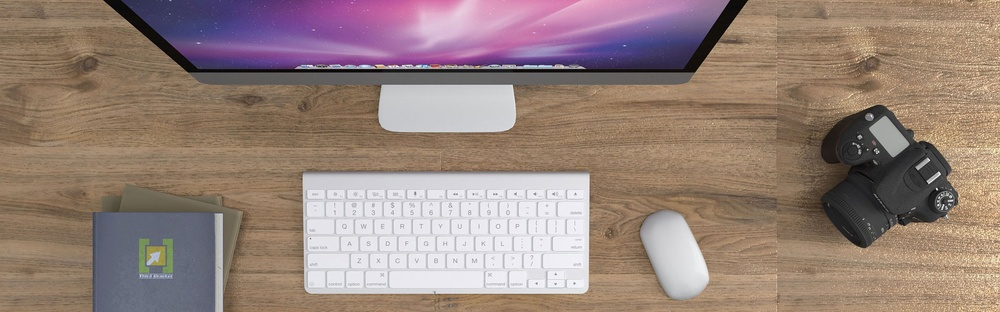
#> input picture 02-template/website/OnePage/images/slide1.jpg, 1000 x 312 px, shrunk from 1920 x 600 before the run
$ python -i morphology.py   (imports and definitions only)   (older library calls are emulated)
#> lines starting #> are read from the running program, lines starting #| are printed output that depends on the picture; after the words box and inside, x2 and y2 are one past the last pixel; in counts of white or black regions, pixels touching at a corner belong together
# Copyright (C) 2003-2005 Peter J. Verveer
#
# Redistribution and use in source and binary forms, with or without
# modification, are permitted provided that the following conditions
# are met:
#
# 1. Redistributions of source code must retain the above copyright
#    notice, this list of conditions and the following disclaimer.
#
# 2. Redistributions in binary form must reproduce the above
#    copyright notice, this list of conditions and the following
#    disclaimer in the documentation and/or other 00-courses provided
#    with the distribution.
#
# 3. The name of the author may not be used to endorse or promote
#    products derived from this software without specific prior
#    written permission.
#
# THIS SOFTWARE IS PROVIDED BY THE AUTHOR ``AS IS'' AND ANY EXPRESS
# OR IMPLIED WARRANTIES, INCLUDING, BUT NOT LIMITED TO, THE IMPLIED
# WARRANTIES OF MERCHANTABILITY AND FITNESS FOR A PARTICULAR PURPOSE
# ARE DISCLAIMED. IN NO EVENT SHALL THE AUTHOR BE LIABLE FOR ANY
# DIRECT, INDIRECT, INCIDENTAL, SPECIAL, EXEMPLARY, OR CONSEQUENTIAL
# DAMAGES (INCLUDING, BUT NOT LIMITED TO, PROCUREMENT OF SUBSTITUTE
# GOODS OR SERVICES; LOSS OF USE, DATA, OR PROFITS; OR BUSINESS
# INTERRUPTION) HOWEVER CAUSED AND ON ANY THEORY OF LIABILITY,
# WHETHER IN CONTRACT, STRICT LIABILITY, OR TORT (INCLUDING
# NEGLIGENCE OR OTHERWISE) ARISING IN ANY WAY OUT OF THE USE OF THIS
# SOFTWARE, EVEN IF ADVISED OF THE POSSIBILITY OF SUCH DAMAGE.

from __future__ import division, print_function, absolute_import

import numpy

from . import _nd_image
from . import _ni_support
from . import filters

__all__ = ['iterate_structure', 'generate_binary_structure', 'binary_erosion',
           'binary_dilation', 'binary_opening', 'binary_closing',
           'binary_hit_or_miss', 'binary_propagation', 'binary_fill_holes',
           'grey_erosion', 'grey_dilation', 'grey_opening', 'grey_closing',
           'morphological_gradient', 'morphological_laplace', 'white_tophat',
           'black_tophat', 'distance_transform_bf', 'distance_transform_cdt',
           'distance_transform_edt']


# [74 lines left out: functions _center_is_true, iterate_structure, not called in this run]


def generate_binary_structure(rank, connectivity):
    """
    Generate a binary structure for binary morphological operations.

    Parameters
    ----------
    rank : int
         Number of dimensions of the array to which the structuring element
         will be applied, as returned by `np.ndim`.
    connectivity : int
         `connectivity` determines which elements of the output array belong
         to the structure, i.e. are considered as neighbors of the central
         element. Elements up to a squared distance of `connectivity` from
         the center are considered neighbors. `connectivity` may range from 1
         (no diagonal elements are neighbors) to `rank` (all elements are
         neighbors).

    Returns
    -------
    output : ndarray of bools
         Structuring element which may be used for binary morphological
         operations, with `rank` dimensions and all dimensions equal to 3.

    See also
    --------
    iterate_structure, binary_dilation, binary_erosion

    Notes
    -----
    `generate_binary_structure` can only create structuring elements with
    dimensions equal to 3, i.e. minimal dimensions. For larger structuring
    elements, that are useful e.g. for eroding large objects, one may either
    use   `iterate_structure`, or create directly custom arrays with
    numpy functions such as `numpy.ones`.

    Examples
    --------
    >>> from scipy import ndimage
    >>> struct = ndimage.generate_binary_structure(2, 1)
    >>> struct
    array([[False,  True, False],
           [ True,  True,  True],
           [False,  True, False]], dtype=bool)
    >>> a = np.zeros((5,5))
    >>> a[2, 2] = 1
    >>> a
    array([[ 0.,  0.,  0.,  0.,  0.],
           [ 0.,  0.,  0.,  0.,  0.],
           [ 0.,  0.,  1.,  0.,  0.],
           [ 0.,  0.,  0.,  0.,  0.],
           [ 0.,  0.,  0.,  0.,  0.]])
    >>> b = ndimage.binary_dilation(a, structure=struct).astype(a.dtype)
    >>> b
    array([[ 0.,  0.,  0.,  0.,  0.],
           [ 0.,  0.,  1.,  0.,  0.],
           [ 0.,  1.,  1.,  1.,  0.],
           [ 0.,  0.,  1.,  0.,  0.],
           [ 0.,  0.,  0.,  0.,  0.]])
    >>> ndimage.binary_dilation(b, structure=struct).astype(a.dtype)
    array([[ 0.,  0.,  1.,  0.,  0.],
           [ 0.,  1.,  1.,  1.,  0.],
           [ 1.,  1.,  1.,  1.,  1.],
           [ 0.,  1.,  1.,  1.,  0.],
           [ 0.,  0.,  1.,  0.,  0.]])
    >>> struct = ndimage.generate_binary_structure(2, 2)
    >>> struct
    array([[ True,  True,  True],
           [ True,  True,  True],
           [ True,  True,  True]], dtype=bool)
    >>> struct = ndimage.generate_binary_structure(3, 1)
    >>> struct # no diagonal elements
    array([[[False, False, False],
            [False,  True, False],
            [False, False, False]],
           [[False,  True, False],
            [ True,  True,  True],
            [False,  True, False]],
           [[False, False, False],
            [False,  True, False],
            [False, False, False]]], dtype=bool)

    """
    if connectivity < 1:
        connectivity = 1
    if rank < 1:
        if connectivity < 1:
            return numpy.array(0, dtype=bool)
        else:
            return numpy.array(1, dtype=bool)
    output = numpy.fabs(numpy.indices([3] * rank) - 1)
    output = numpy.add.reduce(output, 0)
    return numpy.asarray(output <= connectivity, dtype=bool)


# [163 lines left out: functions _binary_erosion, binary_erosion, not called in this run]


def binary_dilation(input, structure=None, iterations=1, mask=None,
                    output=None, border_value=0, origin=0, brute_force=False):
    """
    Multi-dimensional binary dilation with the given structuring element.

    Parameters
    ----------
    input : array_like
        Binary array_like to be dilated. Non-zero (True) elements form
        the subset to be dilated.
    structure : array_like, optional
        Structuring element used for the dilation. Non-zero elements are
        considered True. If no structuring element is provided an element
        is generated with a square connectivity equal to one.
    iterations : {int, float}, optional
        The dilation is repeated `iterations` times (one, by default).
        If iterations is less than 1, the dilation is repeated until the
        result does not change anymore.
    mask : array_like, optional
        If a mask is given, only those elements with a True value at
        the corresponding mask element are modified at each iteration.
    output : ndarray, optional
        Array of the same shape as input, into which the output is placed.
        By default, a new array is created.
    origin : int or tuple of ints, optional
        Placement of the filter, by default 0.
    border_value : int (cast to 0 or 1), optional
        Value at the border in the output array.

    Returns
    -------
    binary_dilation : ndarray of bools
        Dilation of the input by the structuring element.

    See also
    --------
    grey_dilation, binary_erosion, binary_closing, binary_opening,
    generate_binary_structure

    Notes
    -----
    Dilation [1]_ is a mathematical morphology operation [2]_ that uses a
    structuring element for expanding the shapes in an image. The binary
    dilation of an image by a structuring element is the locus of the points
    covered by the structuring element, when its center lies within the
    non-zero points of the image.

    References
    ----------
    .. [1] http://en.wikipedia.org/wiki/Dilation_%28morphology%29
    .. [2] http://en.wikipedia.org/wiki/Mathematical_morphology

    Examples
    --------
    >>> from scipy import ndimage
    >>> a = np.zeros((5, 5))
    >>> a[2, 2] = 1
    >>> a
    array([[ 0.,  0.,  0.,  0.,  0.],
           [ 0.,  0.,  0.,  0.,  0.],
           [ 0.,  0.,  1.,  0.,  0.],
           [ 0.,  0.,  0.,  0.,  0.],
           [ 0.,  0.,  0.,  0.,  0.]])
    >>> ndimage.binary_dilation(a)
    array([[False, False, False, False, False],
           [False, False,  True, False, False],
           [False,  True,  True,  True, False],
           [False, False,  True, False, False],
           [False, False, False, False, False]], dtype=bool)
    >>> ndimage.binary_dilation(a).astype(a.dtype)
    array([[ 0.,  0.,  0.,  0.,  0.],
           [ 0.,  0.,  1.,  0.,  0.],
           [ 0.,  1.,  1.,  1.,  0.],
           [ 0.,  0.,  1.,  0.,  0.],
           [ 0.,  0.,  0.,  0.,  0.]])
    >>> # 3x3 structuring element with connectivity 1, used by default
    >>> struct1 = ndimage.generate_binary_structure(2, 1)
    >>> struct1
    array([[False,  True, False],
           [ True,  True,  True],
           [False,  True, False]], dtype=bool)
    >>> # 3x3 structuring element with connectivity 2
    >>> struct2 = ndimage.generate_binary_structure(2, 2)
    >>> struct2
    array([[ True,  True,  True],
           [ True,  True,  True],
           [ True,  True,  True]], dtype=bool)
    >>> ndimage.binary_dilation(a, structure=struct1).astype(a.dtype)
    array([[ 0.,  0.,  0.,  0.,  0.],
           [ 0.,  0.,  1.,  0.,  0.],
           [ 0.,  1.,  1.,  1.,  0.],
           [ 0.,  0.,  1.,  0.,  0.],
           [ 0.,  0.,  0.,  0.,  0.]])
    >>> ndimage.binary_dilation(a, structure=struct2).astype(a.dtype)
    array([[ 0.,  0.,  0.,  0.,  0.],
           [ 0.,  1.,  1.,  1.,  0.],
           [ 0.,  1.,  1.,  1.,  0.],
           [ 0.,  1.,  1.,  1.,  0.],
           [ 0.,  0.,  0.,  0.,  0.]])
    >>> ndimage.binary_dilation(a, structure=struct1,\\
    ... iterations=2).astype(a.dtype)
    array([[ 0.,  0.,  1.,  0.,  0.],
           [ 0.,  1.,  1.,  1.,  0.],
           [ 1.,  1.,  1.,  1.,  1.],
           [ 0.,  1.,  1.,  1.,  0.],
           [ 0.,  0.,  1.,  0.,  0.]])

    """
    input = numpy.asarray(input)
    if structure is None:
        structure = generate_binary_structure(input.ndim, 1)
    origin = _ni_support._normalize_sequence(origin, input.ndim)
    structure = numpy.asarray(structure)
    structure = structure[tuple([slice(None, None, -1)] *
                                structure.ndim)]
    for ii in range(len(origin)):
        origin[ii] = -origin[ii]
        if not structure.shape[ii] & 1:
            origin[ii] -= 1

    return _binary_erosion(input, structure, iterations, mask,
                           output, border_value, origin, 1, brute_force)


# [471 lines left out: functions binary_opening, binary_closing, binary_hit_or_miss, binary_propagation, not called in this run]


def binary_fill_holes(input, structure=None, output=None, origin=0):
    """
    Fill the holes in binary objects.


    Parameters
    ----------
    input : array_like
        n-dimensional binary array with holes to be filled
    structure : array_like, optional
        Structuring element used in the computation; large-size elements
        make computations faster but may miss holes separated from the
        background by thin regions. The default element (with a square
        connectivity equal to one) yields the intuitive result where all
        holes in the input have been filled.
    output : ndarray, optional
        Array of the same shape as input, into which the output is placed.
        By default, a new array is created.
    origin : int, tuple of ints, optional
        Position of the structuring element.

    Returns
    -------
    out : ndarray
        Transformation of the initial image `input` where holes have been
        filled.

    See also
    --------
    binary_dilation, binary_propagation, label

    Notes
    -----
    The algorithm used in this function consists in invading the complementary
    of the shapes in `input` from the outer boundary of the image,
    using binary dilations. Holes are not connected to the boundary and are
    therefore not invaded. The result is the complementary subset of the
    invaded region.

    References
    ----------
    .. [1] http://en.wikipedia.org/wiki/Mathematical_morphology


    Examples
    --------
    >>> from scipy import ndimage
    >>> a = np.zeros((5, 5), dtype=int)
    >>> a[1:4, 1:4] = 1
    >>> a[2,2] = 0
    >>> a
    array([[0, 0, 0, 0, 0],
           [0, 1, 1, 1, 0],
           [0, 1, 0, 1, 0],
           [0, 1, 1, 1, 0],
           [0, 0, 0, 0, 0]])
    >>> ndimage.binary_fill_holes(a).astype(int)
    array([[0, 0, 0, 0, 0],
           [0, 1, 1, 1, 0],
           [0, 1, 1, 1, 0],
           [0, 1, 1, 1, 0],
           [0, 0, 0, 0, 0]])
    >>> # Too big structuring element
    >>> ndimage.binary_fill_holes(a, structure=np.ones((5,5))).astype(int)
    array([[0, 0, 0, 0, 0],
           [0, 1, 1, 1, 0],
           [0, 1, 0, 1, 0],
           [0, 1, 1, 1, 0],
           [0, 0, 0, 0, 0]])

    """
    mask = numpy.logical_not(input)
    tmp = numpy.zeros(mask.shape, bool)
    inplace = isinstance(output, numpy.ndarray)
    if inplace:
        binary_dilation(tmp, structure, -1, mask, output, 1, origin)
        numpy.logical_not(output, output)
    else:
        output = binary_dilation(tmp, structure, -1, mask, None, 1,
                                 origin)
        numpy.logical_not(output, output)
        return output


# [1113 lines left out: functions grey_erosion, grey_dilation, grey_opening, grey_closing, morphological_gradient, morphological_laplace and 5 more, not called in this run]

>>> import cv2
>>> picture = cv2.imread('../../../../02-template/website/OnePage/images/slide1.jpg', cv2.IMREAD_GRAYSCALE)
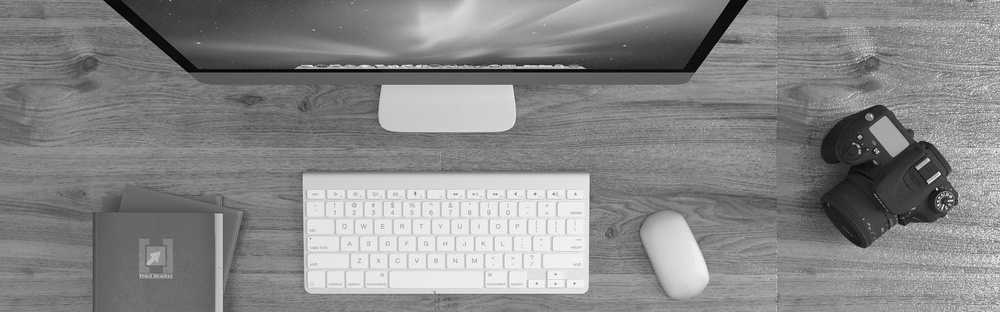
#> picture: shape (312, 1000); min 0, max 255, mean 135.4
>>> result = binary_fill_holes(picture)
#> in binary_fill_holes, `mask = numpy.logical_not(input)`:
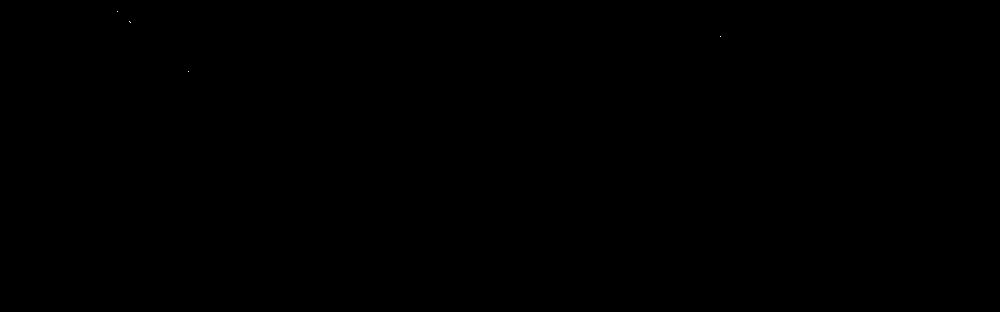
#> mask: shape (312, 1000) bool; 0% white in thin lines or dots, all inside (x1, y1, x2, y2) = (117, 11, 721, 72)
#> in binary_dilation, `input = numpy.asarray(input)`: input: shape (312, 1000) bool; every value is 0
#> (the run stopped early here; a loop or call above may not have finished)

$ run again, on 02-template/website/OnePage/images/slide2.jpg
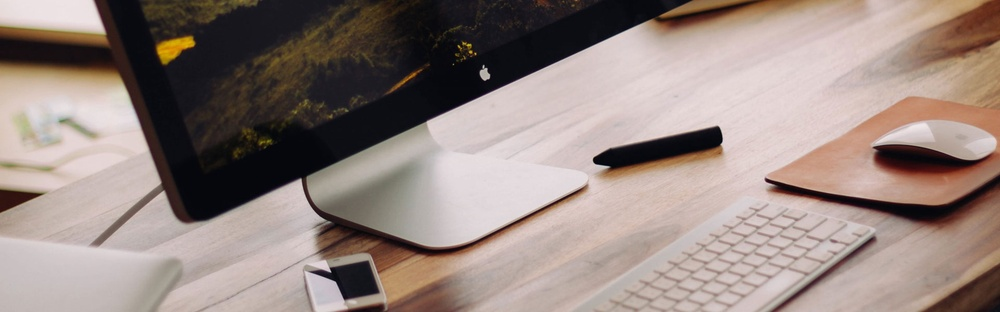
#> input picture 02-template/website/OnePage/images/slide2.jpg, 1000 x 312 px, shrunk from 1920 x 600 before the run
#> `picture = cv2.imread('../../../../02-template/website/OnePage/images/s..`:
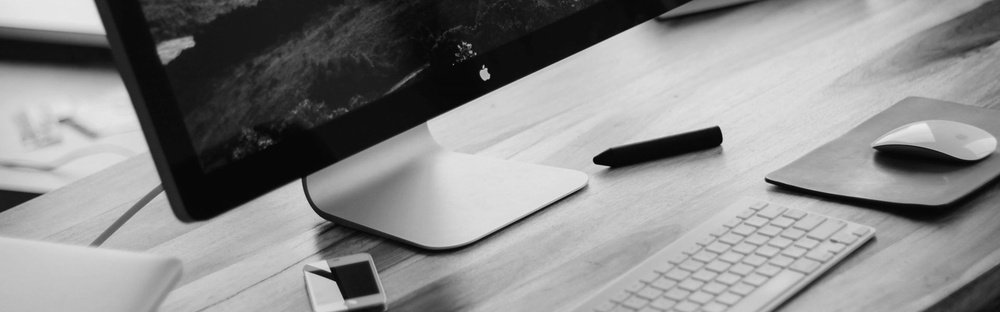
#> picture: shape (312, 1000); min 0, max 234, mean 137.3
#> mask: shape (312, 1000) bool; 0% white in thin lines or dots, all inside (x1, y1, x2, y2) = (598, 163, 599, 164)
#> input: shape (312, 1000) bool; every value is 0

$ run again, on 02-template/website/OnePage/images/slide3.jpg
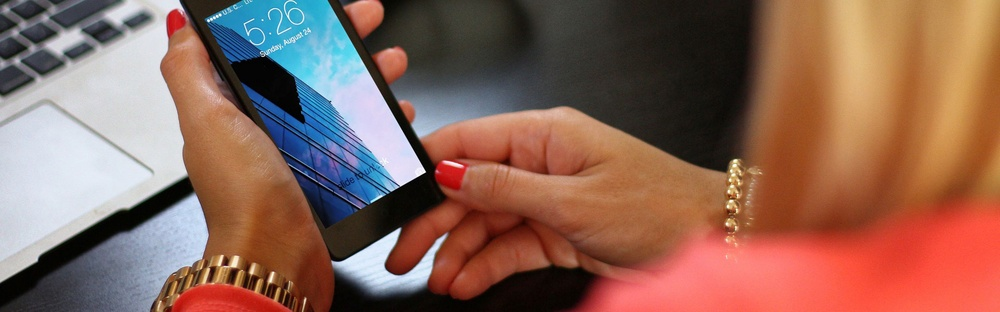
#> input picture 02-template/website/OnePage/images/slide3.jpg, 1000 x 312 px, shrunk from 1920 x 600 before the run
#> `picture = cv2.imread('../../../../02-template/website/OnePage/images/s..`:
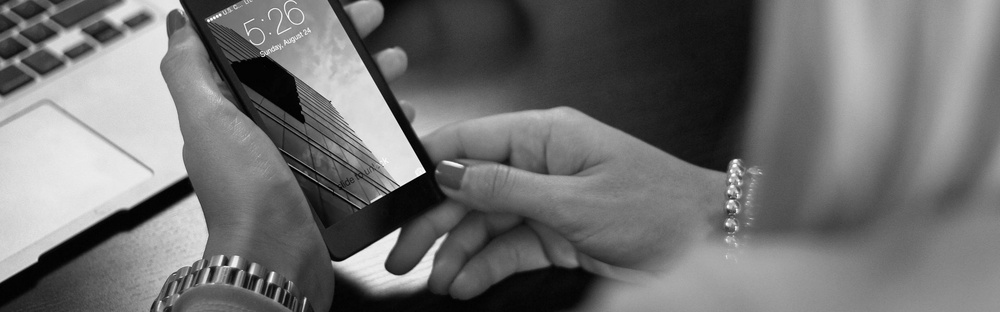
#> picture: shape (312, 1000); min 0, max 255, mean 111.9
#> mask: shape (312, 1000) bool; 0.05% white in thin lines or dots, all inside (x1, y1, x2, y2) = (0, 57, 427, 288)
#> input: shape (312, 1000) bool; every value is 0
